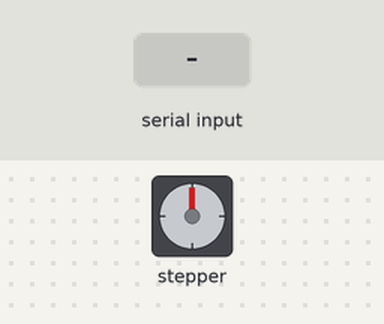
The sketch below on a simulated Arduino Uno, built with avr-gcc and run on an emulated ATmega328P. On the bench: stepper motor. Wiring (inferred from the names in the program): stepper motor (2048 steps per turn assumed): coils pin 9, pin 10, pin 11, pin 12. Inputs (shaded band) come from the test bench. What the sketch prints to the serial monitor is not drawn.

Above: at 1.2 s.
1.3 s: "<200>" received over Serial
At 2.0 s:
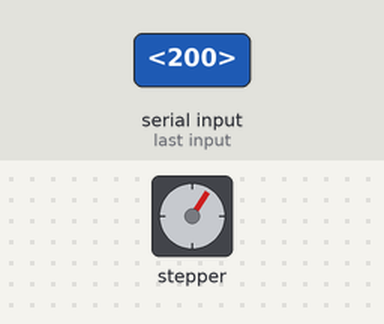
3.1 s: "<90,45>" received over Serial
At 3.7 s:
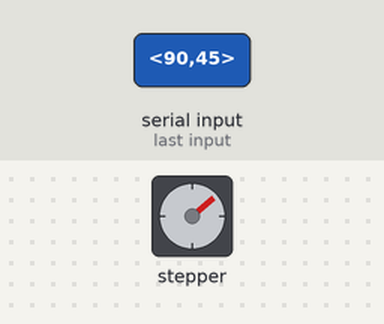
4.7 s: "<90>" received over Serial
At 6.0 s:
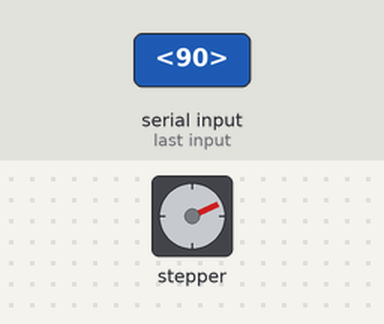
6.3 s: "<90,45>" received over Serial
At 7.5 s:
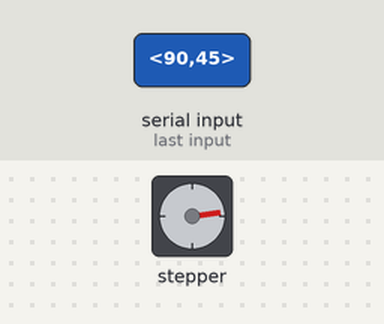
7.9 s: "<200>" received over Serial
At 9.5 s:
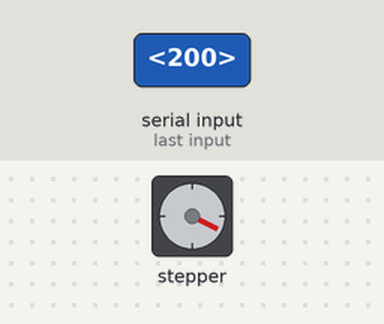
9.8 s: "<30,150>" received over Serial
At 10.4 s:
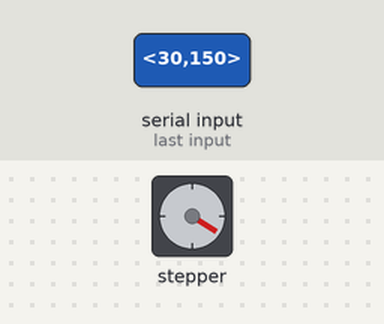
Timing chart, 0 to 12.3 s (numbered marks = the images above; inputs shaded):
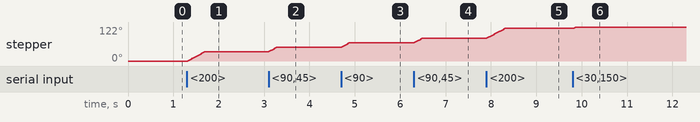

Measured:
- after the input at 1.3 s, stepper: turns 34° clockwise in 0.38 s, starting at once
- after the input at 3.1 s, stepper: turns 16° clockwise in 0.17 s, starting at once
- after the input at 4.7 s, stepper: turns 16° clockwise in 0.17 s, starting at once
- after the input at 6.3 s, stepper: turns 16° clockwise in 0.17 s, starting at once
- after the input at 7.9 s, stepper: turns 35° clockwise in 0.39 s, starting at once

The sketch:

steve.ino
```cpp
// This code is adapted from https://forum.arduino.cc/t/pc-arduino-comms-using-python-updated/574496 and https://github.com/NikodemBartnik/ArduinoTutorials/blob/master/28BYJ-48/28BYJ-48.ino
#define STEPPER_PIN_1 9
#define STEPPER_PIN_2 10
#define STEPPER_PIN_3 11
#define STEPPER_PIN_4 12
int step_number = 0;

const byte numChars = 64;
char receivedChars[numChars];

boolean newData = false;


void setup() {
  pinMode(STEPPER_PIN_1, OUTPUT);
  pinMode(STEPPER_PIN_2, OUTPUT);
  pinMode(STEPPER_PIN_3, OUTPUT);
  pinMode(STEPPER_PIN_4, OUTPUT);

  Serial.begin(9600);
  Serial.println("<Arduino is ready>");
}

void loop() {

  recvWithStartEndMarkers();
  replyToPython();

}


void OneStep(bool dir){
  if (dir) {
    switch(step_number){
      case 0:
        digitalWrite(STEPPER_PIN_1, HIGH);
        digitalWrite(STEPPER_PIN_2, LOW);
        digitalWrite(STEPPER_PIN_3, LOW);
        digitalWrite(STEPPER_PIN_4, LOW);
        break;
      case 1:
        digitalWrite(STEPPER_PIN_1, LOW);
        digitalWrite(STEPPER_PIN_2, HIGH);
        digitalWrite(STEPPER_PIN_3, LOW);
        digitalWrite(STEPPER_PIN_4, LOW);
        break;
      case 2:
        digitalWrite(STEPPER_PIN_1, LOW);
        digitalWrite(STEPPER_PIN_2, LOW);
        digitalWrite(STEPPER_PIN_3, HIGH);
        digitalWrite(STEPPER_PIN_4, LOW);
        break;
      case 3:
        digitalWrite(STEPPER_PIN_1, LOW);
        digitalWrite(STEPPER_PIN_2, LOW);
        digitalWrite(STEPPER_PIN_3, LOW);
        digitalWrite(STEPPER_PIN_4, HIGH);
        break;
    }
  } else {
    switch(step_number){
        case 0:
        digitalWrite(STEPPER_PIN_1, LOW);
        digitalWrite(STEPPER_PIN_2, LOW);
        digitalWrite(STEPPER_PIN_3, LOW);
        digitalWrite(STEPPER_PIN_4, HIGH);
        break;
      case 1:
        digitalWrite(STEPPER_PIN_1, LOW);
        digitalWrite(STEPPER_PIN_2, LOW);
        digitalWrite(STEPPER_PIN_3, HIGH);
        digitalWrite(STEPPER_PIN_4, LOW);
        break;
      case 2:
        digitalWrite(STEPPER_PIN_1, LOW);
        digitalWrite(STEPPER_PIN_2, HIGH);
        digitalWrite(STEPPER_PIN_3, LOW);
        digitalWrite(STEPPER_PIN_4, LOW);
        break;
      case 3:
        digitalWrite(STEPPER_PIN_1, HIGH);
        digitalWrite(STEPPER_PIN_2, LOW);
        digitalWrite(STEPPER_PIN_3, LOW);
        digitalWrite(STEPPER_PIN_4, LOW);
        break;
    }
  }

  step_number++;

  if(step_number > 3){
    step_number = 0;
  }
}


//===============

void recvWithStartEndMarkers() {
    static boolean recvInProgress = false;
    static byte ndx = 0;
    char startMarker = '<';
    char endMarker = '>';
    char rc;

    while (Serial.available() > 0 && newData == false) {
        rc = Serial.read();

        if (recvInProgress == true) {
            if (rc != endMarker) {
                receivedChars[ndx] = rc;
                ndx++;
                if (ndx >= numChars) {
                    ndx = numChars - 1;
                }
            }
            else {
                receivedChars[ndx] = '\0'; // terminate the string
                recvInProgress = false;
                ndx = 0;
                newData = true;
            }
        }

        else if (rc == startMarker) {
            recvInProgress = true;
        }

    }
}

//===============

void replyToPython() {
    if (newData == true) {
      Serial.print("<This just in ... ");
      Serial.print(receivedChars);
      Serial.print('>');

      bool goingUp;

      int i;
      sscanf(receivedChars, "%d", &i);

      if (i < 0) {
        goingUp = false;
      } else {
        goingUp = true;
      }

      for (int a=0; a< abs(i); a++) {
        OneStep(goingUp); // true means up
        delay(2);
      }

      newData = false;
    }
}

// //===============
```
